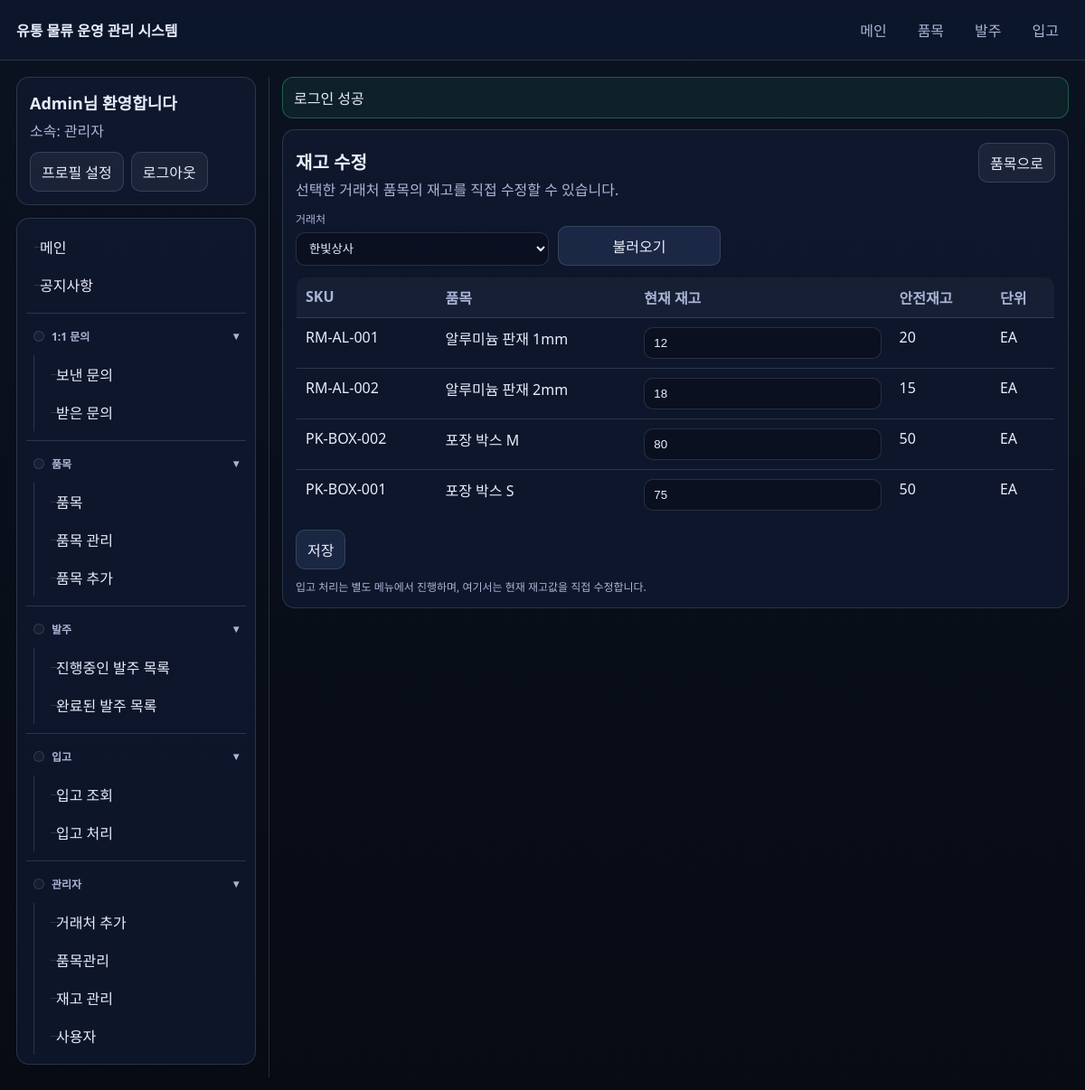
Screenshot of /inventory_manage.php?supplier_id=1 (signed in) with the database file from the repository.
### tables this page shows
CREATE TABLE items (
  id BIGINT UNSIGNED NOT NULL AUTO_INCREMENT,
  sku VARCHAR(50) NOT NULL,
  name VARCHAR(200) NOT NULL,
  supplier_id BIGINT UNSIGNED NULL,
  unit VARCHAR(20) NOT NULL DEFAULT 'EA',
  min_stock INT NOT NULL DEFAULT 0,
  active TINYINT(1) NOT NULL DEFAULT 1,
  created_at DATETIME NOT NULL DEFAULT CURRENT_TIMESTAMP,
  updated_at DATETIME NOT NULL DEFAULT CURRENT_TIMESTAMP ON UPDATE CURRENT_TIMESTAMP,
  PRIMARY KEY (id),
  UNIQUE KEY uq_items_sku (sku),
  KEY idx_items_name (name),
  KEY idx_items_supplier (supplier_id),
  CONSTRAINT fk_items_supplier FOREIGN KEY (supplier_id) REFERENCES suppliers(id)
    ON UPDATE CASCADE ON DELETE SET NULL
);

### includes/auth.php (called while the page is built, shortened)
<?php
function current_user(): ?array {
  return $_SESSION['user'] ?? null;
}
function is_admin(): bool {
  $u = current_user();
  return $u && ($u['role'] ?? '') === 'admin';
}

### includes/bootstrap.php (called while the page is built, shortened)
<?php
function e(?string $value): string {
  return htmlspecialchars((string)$value, ENT_QUOTES | ENT_SUBSTITUTE, 'UTF-8');
}
function url(string $path): string {
  $path = '/' . ltrim($path, '/');
  return $path;
}
spl_autoload_register(function ($class) {
  $base = __DIR__ . '/../classes/';
  $path = $base . str_replace('\\', '/', $class) . '.php';
});
require_once __DIR__ . '/auth.php';

### classes/Supplier.php (called while the page is built, shortened)
<?php
final class Supplier {
  public static function listAll(PDO $db): array {
    $st = $db->query('SELECT id, name, contact_name, phone, email FROM suppliers ORDER BY name ASC');
    return $st->fetchAll();
  }
}

### classes/Item.php (called while the page is built, shortened)
<?php
final class Item {
  public static function listBySupplier(PDO $db, int $supplierId): array {
    $st = $db->prepare('SELECT it.id, it.sku, it.name, it.unit, it.min_stock, COALESCE(inv.on_hand,0) AS on_hand
                        FROM items it
                        LEFT JOIN inventory inv ON inv.item_id = it.id
                        WHERE it.active = 1 AND it.supplier_id = ?
                        ORDER BY it.name ASC');
    $st->execute([$supplierId]);
    return $st->fetchAll();
  }
}

### inventory_manage.php (the view, shortened to what this page needs)
<?php
require_once __DIR__ . '/includes/bootstrap.php';
$db = db();
$supplierId = (int)($_GET['supplier_id'] ?? ($_POST['supplier_id'] ?? 0));
$suppliers = is_admin() ? Supplier::listAll($db) : [];
$items = [];
if ($supplierId > 0) {
  $items = Item::listBySupplier($db, $supplierId);
}
require_once __DIR__ . '/includes/header.php';
?>
<div class="card">
  <div class="kpi">
    <div>
      <h1 class="h1" style="margin-bottom:4px">재고 수정</h1>
      <div class="muted">
        <?= is_admin() ? '선택한 거래처 품목의 재고를 직접 수정할 수 있습니다.' : '내 거래처 품목의 재고를 직접 수정할 수 있습니다.' ?>
      </div>
    </div>
    <div>
      <a class="btn secondary" href="<?= e(url('/items.php')) ?>">품목으로</a>
    </div>
  </div>
  <?php if (is_admin()): ?>
    <form method="get" action="<?= e(url('/inventory_manage.php')) ?>" style="margin-top:12px">
      <div class="form-row">
        <div class="field" style="min-width:280px">
          <div class="label">거래처</div>
          <select name="supplier_id" required>
            <?php foreach ($suppliers as $sp): ?>
              <option value="<?= e((string)$sp['id']) ?>" <?= $supplierId === (int)$sp['id'] ? 'selected' : '' ?>>
                <?= e($sp['name']) ?>
              </option>
            <?php endforeach; ?>
          </select>
        </div>
        <div class="field">
          <button class="btn" type="submit">불러오기</button>
        </div>
      </div>
    </form>
  <?php endif; ?>
  <?php if ($supplierId <= 0): ?>
    <div class="muted">거래처를 선택하면 품목 재고 수정 화면이 표시됩니다.</div>
  <?php elseif (!$items): ?>
    <div class="muted">수정할 품목이 없습니다.</div>
  <?php else: ?>
    <form method="post" action="<?= e(url('/inventory_manage.php')) ?>">
      <table class="table">
        <thead>
          <tr>
            <th>SKU</th>
            <th>품목</th>
            <th>현재 재고</th>
            <th>안전재고</th>
            <th>단위</th>
          </tr>
        </thead>
        <tbody>
          <?php foreach ($items as $it): ?>
            <?php $id = (int)$it['id']; ?>
            <tr>
              <td><?= e($it['sku']) ?></td>
              <td><?= e($it['name']) ?></td>
              <td style="max-width:200px">
                <input class="input" type="number" min="0" name="on_hand[<?= e((string)$id) ?>]" value="<?= e((string)(int)$it['on_hand']) ?>" />
              </td>
              <td><?= e((string)(int)$it['min_stock']) ?></td>
              <td><?= e($it['unit']) ?></td>
            </tr>
          <?php endforeach; ?>
        </tbody>
      </table>
      <div style="margin-top:10px">
        <button class="btn" type="submit">저장</button>
      </div>
      <div class="small" style="margin-top:10px">입고 처리는 별도 메뉴에서 진행하며, 여기서는 현재 재고값을 직접 수정합니다.</div>
    </form>
  <?php endif; ?>
</div>
<?php require_once __DIR__ . '/includes/footer.php'; ?>

### assets/app.css (style rules this page uses)
:root { --bg:#0b1220;--card:#101b33;--text:#e8eefc;--muted:#a9b6d6;--border:rgba(232,238,252,.14);--accent:#7aa2ff;--danger:#ff6b6b;--ok:#36d399; }
* { box-sizing:border-box }
body { margin:0;font-family:system-ui,-apple-system,Segoe UI,Roboto,Helvetica,Arial,sans-serif;background:linear-gradient(180deg,var(--bg),#070b14);color:var(--text) }
a { color:var(--accent);text-decoration:none }
.card { background:rgba(16,27,51,.70);border:1px solid var(--border);border-radius:14px;padding:14px }
.h1 { font-size:20px;margin:0 0 10px 0;word-break:keep-all;overflow-wrap:normal;white-space:nowrap }
.muted { color:var(--muted) }
.table { width:100%;border-collapse:collapse;overflow:hidden;border-radius:12px;border:1px solid var(--border);word-break:keep-all;overflow-wrap:normal }
.table th,.table td { padding:10px 10px;border-bottom:1px solid var(--border);text-align:left;vertical-align:top }
.table th { color:var(--muted);font-weight:600;background:rgba(232,238,252,.04);white-space:nowrap }
.form-row { display:flex;gap:10px;flex-wrap:wrap;align-items:end }
.field { display:flex;flex-direction:column;gap:6px;min-width:180px }
.label { font-size:12px;color:var(--muted);word-break:keep-all;overflow-wrap:normal;white-space:nowrap }
.input,select,textarea { width:100%;padding:9px 10px;border-radius:10px;border:1px solid var(--border);background:rgba(7,11,20,.45);color:var(--text) }
.btn { display:inline-block;padding:9px 12px;border-radius:10px;border:1px solid var(--border);background:rgba(122,162,255,.12);color:var(--text);cursor:pointer;font:inherit }
.btn.secondary { background:rgba(232,238,252,.06) }
.kpi { display:flex;gap:10px;align-items:baseline;justify-content:space-between }
.small { font-size:12px;color:var(--muted) }

### rows the page displays
items: sku "RM-AL-001", name "알루미늄 판재 1mm", on_hand "12", min_stock "20", unit "EA"
items: sku "RM-AL-002", name "알루미늄 판재 2mm", on_hand "18", min_stock "15", unit "EA"
items: sku "PK-BOX-002", name "포장 박스 M", on_hand "80", min_stock "50", unit "EA"
items: sku "PK-BOX-001", name "포장 박스 S", on_hand "75", min_stock "50", unit "EA"

### other values shown
APP_NAME "유통 물류 운영 관리 시스템"
$me['name'] "Admin"
$flash['message'] "로그인 성공"
form field supplier_id "한빛상사"
